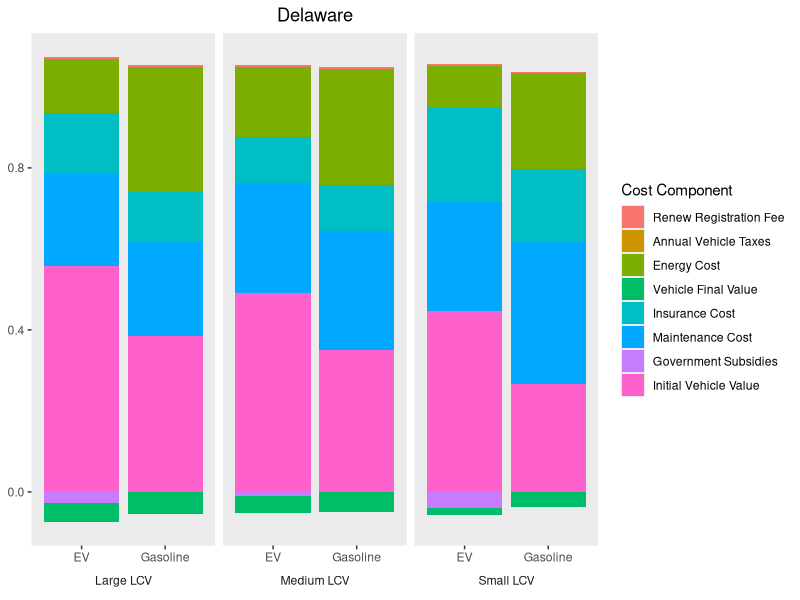
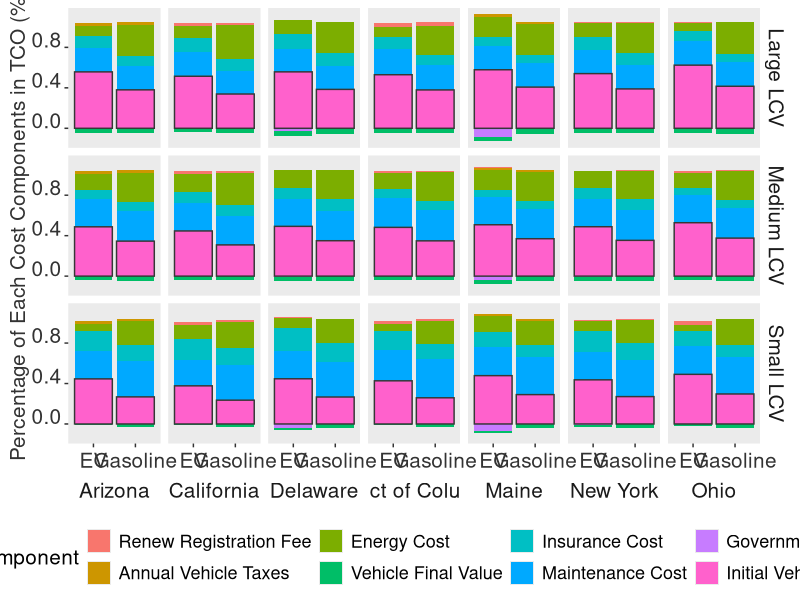
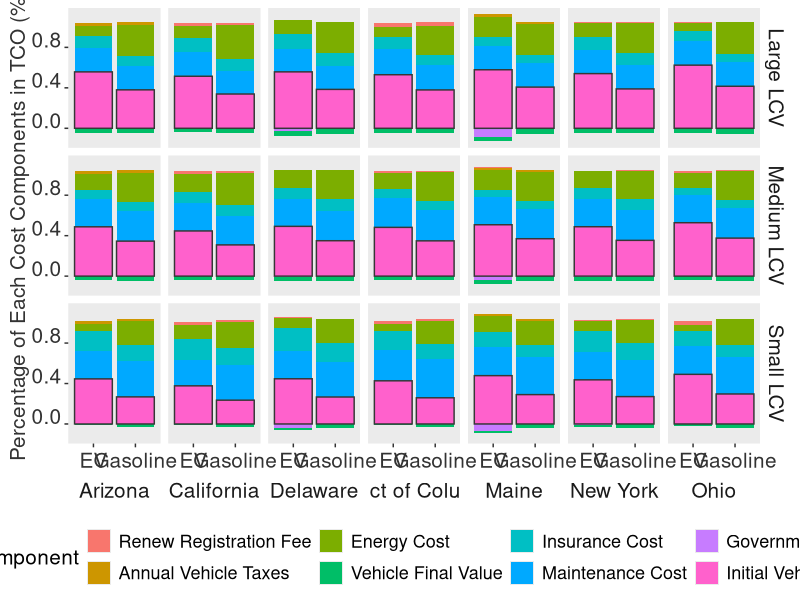

The R source for these figures, in order:
# The code calculates the percentage of each cost component in the total cost of ownership (TCO) 
# and visualizes these percentages for different vehicle types and states.

# Load necessary libraries
library(readxl)
library(tidyverse)
library(dplyr)
library(ggplot2)

# Read the TCO data
dataset <- read_excel("TCO_data/tco.xls")

# List of cost components
cost_components <- c("value", "sub", "ec", "annual_tax", "annual_reg", "mc", "ic", "final_val")

# Calculate the percentage of each cost component in TCO
dataset <- dataset %>%
  mutate(across(all_of(cost_components), ~ .x / TCO, .names = "pct_{.col}"))

# List of cost components with prefix "pct_"
cost_components <- c("pct_value", "pct_sub", "pct_ec", "pct_annual_tax", "pct_annual_reg", "pct_mc", "pct_ic", "pct_final_val")

# Convert the dataset to long format
dataset_long <- dataset %>%
  pivot_longer(
    cols = cost_components,
    names_to = "name",
    values_to = "pct"
  )

# Custom labels for cost components
custom_labels <- c("pct_value" = "Initial Vehicle Value", "pct_reg" = "Registration Fee", "pct_sub" = "Government Subsidies", "pct_ec" = "Energy Cost",
                   "pct_annual_tax" = "Annual Vehicle Taxes", "pct_annual_reg" = "Renew Registration Fee",
                   "pct_mc" = "Maintenance Cost", "pct_ic" = "Insurance Cost", "pct_final_val" = "Vehicle Final Value")

# Filter data for Delaware
dataset_delaware_vehicles <- dataset_long %>%
  filter(State_Name == "Delaware",
         Vehicle_Type %in% c("Small LCV", "Medium LCV", "Large LCV"),
         Fuel_Type %in% c("EV", "Gasoline"))

# Plot the percentage of each cost component in Delaware
ggplot(dataset_delaware_vehicles, aes(fill = name, y = pct, x = Fuel_Type)) +
  geom_bar(stat = "identity", position = "stack") +
  facet_grid(~Vehicle_Type, scales = "free_x", space = "free_x", switch = "x") +
  scale_fill_discrete(name = "Cost Component", labels = custom_labels) +
  theme(strip.placement = "outside", strip.background = element_rect(fill = "white"), axis.title = element_blank()) +
  theme(panel.grid = element_blank(), plot.title = element_text(hjust = 0.5)) +
  ggtitle("Delaware")

# Filter data for visualization of all states
viz <- dataset_long %>%
  filter(Vehicle_Type %in% c("Small LCV", "Medium LCV", "Large LCV"),
         Fuel_Type %in% c("EV", "Gasoline"))

# Plot the percentage of each cost component for all states
ggplot() +
  geom_bar(data = viz, aes(fill = name, y = pct, x = Fuel_Type), stat = "identity", position = "stack") +
  geom_bar(data = viz %>% filter(name == "pct_value"), aes(fill = name, y = pct, x = Fuel_Type), stat = "identity", position = "stack", fill = NA, color = "#373737", size = 0.5) +
  facet_grid(rows = vars(Vehicle_Type), cols = vars(State_Name), scales = "free_x", space = "free_x", switch = "x") +
  scale_fill_discrete(name = "Cost Component", labels = custom_labels) +
  theme(strip.placement = "outside", strip.background = element_rect(fill = "white"), axis.title.x = element_blank()) +
  theme(panel.grid = element_blank(), plot.title = element_text(hjust = 0.5)) +
  labs(y = "Percentage of Each Cost Components in TCO (%)") +
  theme(legend.position = "bottom", strip.text = element_text(size = 15),
        axis.text.x = element_text(color = "grey20", size = 15, angle = 0, hjust = .5, vjust = .5, face = "plain"),
        axis.text.y = element_text(color = "grey20", size = 15, angle = 0, hjust = 1, vjust = 0, face = "plain"),  
        axis.title.y = element_text(color = "grey20", size = 15, angle = 90, hjust = .5, vjust = .5, face = "plain"),
        legend.text = element_text(size = 13), legend.title = element_text(size = 15))

# Save the percentage cost component plot
ggsave("TCO_percentage_by_state_vehicle_plot.png", width = 15, height = 12, dpi = 800)
